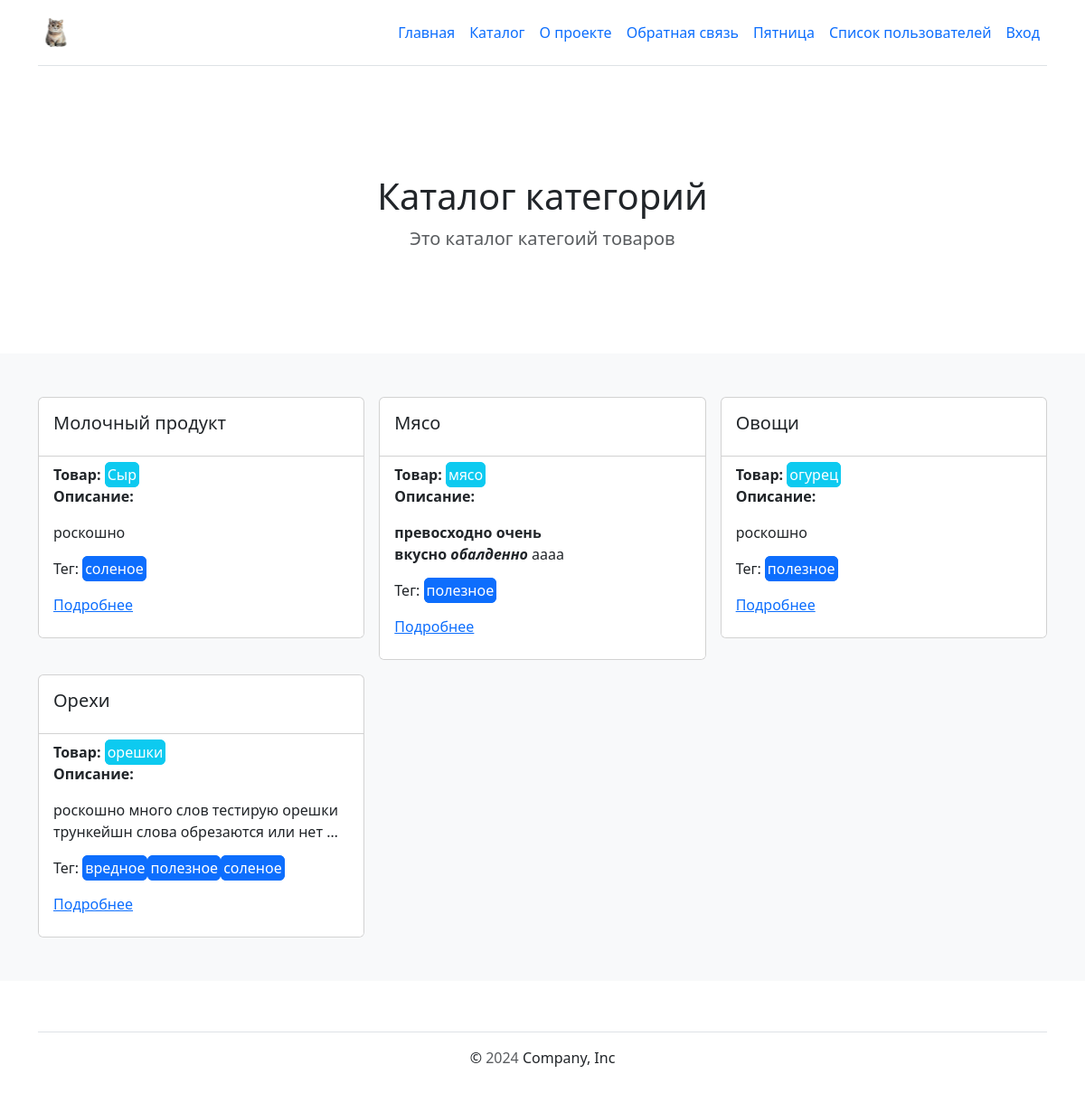
The app's page /catalog/unverified/ with its own data.
### catalog/models.py (models this page shows, shortened)
class Item(core.models.AbstractModel):
    text = tinymce.models.HTMLField(
        verbose_name="текст",
        validators=[
            catalog.validators.ValidateMustContain("роскошно", "превосходно"),
        ],
        help_text="введите текст",
    )
    category = django.db.models.ForeignKey(
        Category,
        on_delete=django.db.models.CASCADE,
        default=None,
        related_name="items",
        related_query_name="item",
    )
    tags = django.db.models.ManyToManyField(
        Tag,
        related_name="items",
        related_query_name="item",
    )
    is_on_main = django.db.models.BooleanField(
        verbose_name="принадлежит к главной странице",
        default=False,
        help_text="введите принадлежит ли к главной странице товар",
    )
    created_at = django.db.models.DateTimeField(auto_now_add=True, null=True)
    updated_at = django.db.models.DateTimeField(auto_now=True, null=True)
    objects = catalog.managers.ItemManager()
    def image_tmb(self):
        if self.main_image:
            return django.utils.safestring.mark_safe(
                f"<img src='{self.main_image.image.url}' width='50'>",
            )
        return "Нет изображения"
    image_tmb.short_description = "превью"
    image_tmb.allow_tags = True
    class Meta:
        verbose_name = "товар"
        verbose_name_plural = "товары"

class Category(core.models.AbstractModel):
    slug = django.db.models.SlugField(
        max_length=200,
        unique=True,
        validators=[django.core.validators.validate_slug],
        verbose_name="слаг",
        help_text="введите слаг",
    )
    weight = django.db.models.PositiveSmallIntegerField(
        default=100,
        verbose_name="вес",
        validators=[catalog.validators.validate_int_from_1_to_32767],
        help_text="введите вес",
    )
    normalized_name = django.db.models.CharField(
        max_length=150,
        unique=False,
        blank=True,
        default=None,
        null=True,
    )
    class Meta:
        verbose_name = "категория"
        verbose_name_plural = "категории"

class Tag(core.models.AbstractModel):
    slug = django.db.models.SlugField(
        max_length=200,
        unique=True,
        validators=[django.core.validators.validate_slug],
        verbose_name="слаг",
        help_text="введите слаг",
    )
    normalized_name = django.db.models.CharField(
        max_length=150,
        unique=False,
        blank=True,
        default=None,
        null=True,
    )
    class Meta:
        verbose_name = "тег"
        verbose_name_plural = "теги"
    def __str__(self):
        return self.name

### catalog/views.py (the view)
class UnverifiedItemListView(django.views.generic.ListView):
    template_name = "catalog/item_list.html"
    context_object_name = "items"
    item_published = catalog.models.Item.objects.published()
    queryset = item_published.annotate(
        time_difference=ExpressionWrapper(
            F("updated_at") - F("created_at"),
            output_field=DurationField(),
        ),
    ).filter(time_difference__lte=datetime.timedelta(seconds=1))
    def get_context_data(self, **kwargs):
        context = super().get_context_data(**kwargs)
        context["title"] = "Непроверенное"
        return context

### lyceum/context_processors.py (called while the page is built)
def birthday_context_processor(request):
    user_offset = request.COOKIES.get("user_offset")
    current_time_utc = timezone.now()
    if user_offset:
        try:
            hours_offset = float(user_offset)
            user_time = current_time_utc + timedelta(hours=hours_offset)
        except ValueError:
            user_time = current_time_utc
    else:
        user_time = current_time_utc
    current_date = user_time.date()
    birthday_people = (
        User.objects.filter(
            profile__birthday__day=current_date.day,
            profile__birthday__month=current_date.month,
        )
        .select_related("profile")
        .only(
            "email",
            "first_name",
            "profile__birthday",
        )
    )
    return {
        "birthday_people": birthday_people,
    }

### templates/catalog/item_list.html
{% extends "base.html" %}
{% load static %}
{% load i18n %}
{% block content %}
<section class="py-5 text-center container">
  <div class="row py-lg-5">
    <div class="col-lg-6 col-md-8 mx-auto">
      <h1 class="fw-light">Каталог категорий</h1>
      <p class="lead text-muted">Это каталог категоий товаров</p>
    </div>
  </div>
</section>
<div class="album py-5 bg-light">
  <div class="container">
    <div class="row row-cols-1 row-cols-sm-2 row-cols-md-3 g-3">
      {% for item_category in items %}
      {% ifchanged item_category.category.name %}
      <div class="col">
        <div class="card">
          <div class="card-body">
            <h5 class="card-title">{{ item_category.category.name|capfirst }}</h5>
          </div>
          <ul class="list-group list-group-flush">
            {% for item in items %}
            {% if item.category.name == item_category.category.name %}
            <li class="list-group-item">
              <b>Товар:</b>
              <span class="border border-3 border-info bg-info rounded-2 text-white"
                >{{ item.name }}</span
              >
              <p class="card-text"><b>Описание:</b> {{ item.text|safe|truncatewords_html:10 }}</p>
              <p>
              Тег: {% for i in item.tags.all %}<span
                class="border border-3 border-primary bg-primary rounded-2 text-white"
                >{{ i }}</span
              >{% endfor %}
              </p>
              <p><a href="{% url 'catalog:default-converter-page' item.id %}" class="card-link"
                >Подробнее</a
              ></p>
            </li>
            {% endif %}
            {% endfor %}
          </ul>
        </div>
      </div>
      {% endifchanged %}
      {% empty %} Пустой список, ошибка!!! {% endfor %}
    </div>
  </div>
</div>
{% endblock content %}

### records on screen
Item: category.name "Молочный продукт", name "Сыр", text "роскошно"
Tag: name "соленое"
Item: category.name "Мясо", name "мясо", text "превосходно очень вкусно обалденно аааа"
Tag: name "полезное"
Item: category.name "Овощи", name "огурец", text "роскошно"
Item: category.name "Орехи", name "орешки", text "роскошно много слов тестирую орешки трункейшн слова обрезаются или нет …"
Tag: name "вредное"
